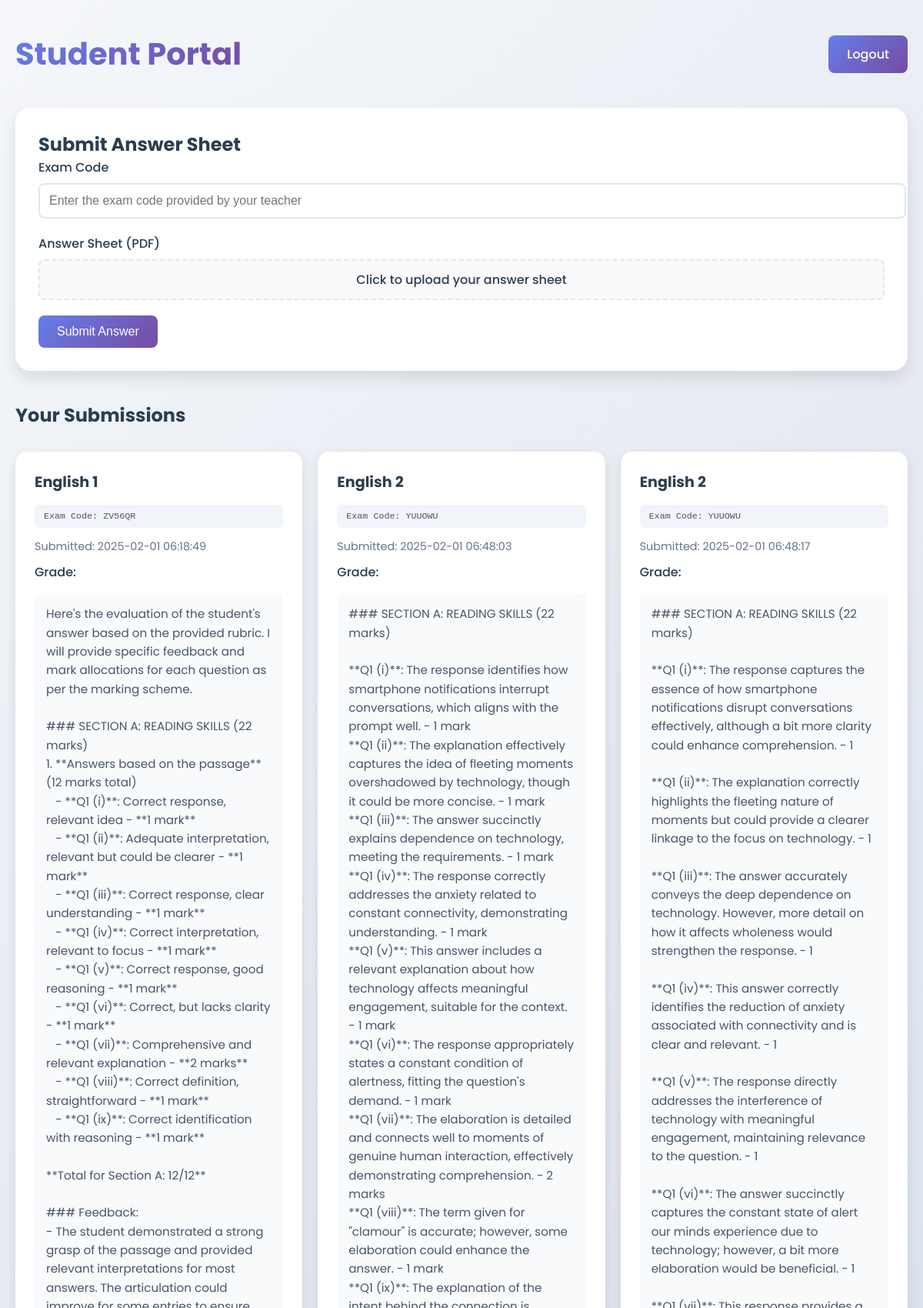
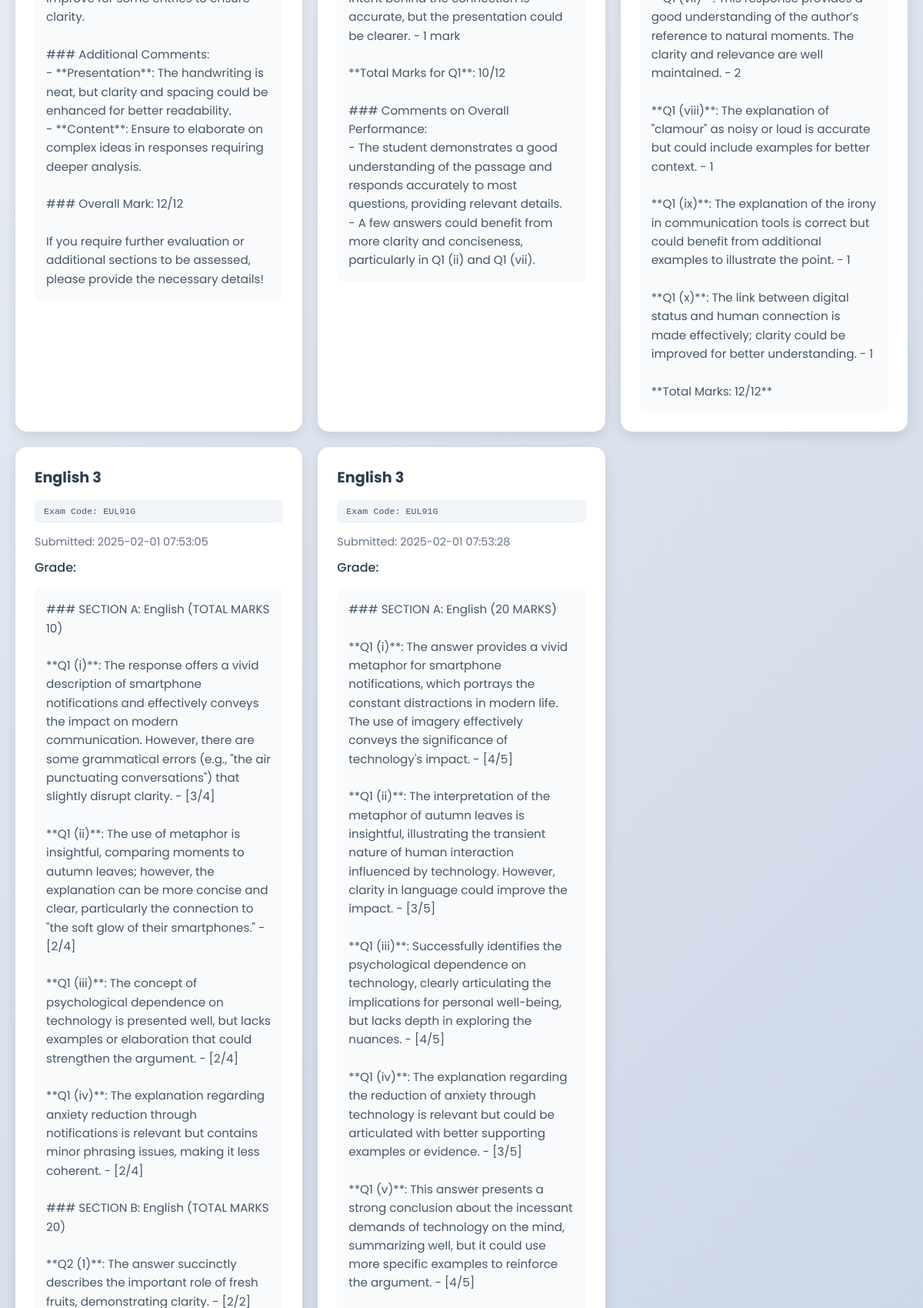
The page /student (signed in, upper part) on the database its author committed (2 pictures, top to bottom).
### models.py (models this page shows)
class Submission(db.Model):
    id = db.Column(db.Integer, primary_key=True)
    student_id = db.Column(db.Integer, db.ForeignKey('user.id'), nullable=False)
    exam_id = db.Column(db.Integer, db.ForeignKey('exam.id'), nullable=False)
    answer_sheet_url = db.Column(db.String(500), nullable=False)
    grade = db.Column(db.Text, nullable=True)
    submitted_at = db.Column(db.DateTime, server_default=db.func.now())

class Exam(db.Model):
    id = db.Column(db.Integer, primary_key=True)
    title = db.Column(db.String(100), nullable=False)
    teacher_id = db.Column(db.Integer, db.ForeignKey('user.id'), nullable=False)
    question_paper_url = db.Column(db.String(500), nullable=False)
    rubric_url = db.Column(db.String(500), nullable=False)
    exam_code = db.Column(db.String(10), unique=True, nullable=False)
    created_at = db.Column(db.DateTime, server_default=db.func.now())
    submissions = db.relationship('Submission', backref='exam', lazy=True)

### app.py (the view, shortened to what this page needs)
@app.route('/student', methods=['GET', 'POST'])
@login_required(role='student')
def student_page():
    submissions = Submission.query.filter_by(student_id=session['user_id']).all()
    return render_template('student.html', submissions=submissions)

### app.py (called while the page is built)
def login_required(role=None):
    def decorator(f):
        @wraps(f)
        def decorated_function(*args, **kwargs):
            if 'user_id' not in session:
                return redirect(url_for('login'))
            if role and session.get('role') != role:
                flash('Unauthorized access')
                return redirect(url_for('index'))
            return f(*args, **kwargs)
        return decorated_function
    return decorator

### templates/student.html (shortened to what this page needs)
<!DOCTYPE html>
<html>
<head>
</head>
<body>
    <div class="container">
        <div class="header">
            <h1>Student Portal</h1>
            <a href="{{ url_for('logout') }}" class="button">Logout</a>
        </div>
        <div class="form-container">
            <h2>Submit Answer Sheet</h2>
            <form method="POST" enctype="multipart/form-data">
                <div class="form-group">
                    <label for="exam_code">Exam Code</label>
                    <input type="text" id="exam_code" name="exam_code" required
                           placeholder="Enter the exam code provided by your teacher">
                </div>
                <div class="form-group">
                    <label for="answer_sheet">Answer Sheet (PDF)</label>
                    <div class="file-input-container">
                        <label class="file-input-label">
                            <span>Click to upload your answer sheet</span>
                        </label>
                    </div>
                </div>
                <button type="submit" class="button">Submit Answer</button>
            </form>
        </div>
        <h2>Your Submissions</h2>
        <div class="submission-list">
            {% for submission in submissions %}
                <div class="submission-item">
                    <h3>{{ submission.exam.title }}</h3>
                    <p class="exam-code">Exam Code: {{ submission.exam.exam_code }}</p>
                    <p class="submission-date">
                        Submitted: {{ submission.submitted_at.strftime('%Y-%m-%d %H:%M:%S') }}
                    </p>
                    <div class="grade-label">Grade:</div>
                    <div class="grade">{{ submission.grade }}</div>
                </div>
            {% endfor %}
        </div>
    </div>
</body>
</html>

### templates/student.html (style rules this page uses)
body { font-family: 'Poppins', sans-serif; margin: 0; padding: 0; min-height: 100vh; background: linear-gradient(135deg, #f5f7fa 0%, #c3cfe2 100%); }
.container { max-width: 1200px; margin: 0 auto; padding: 40px 20px; }
.header { display: flex; justify-content: space-between; align-items: center; margin-bottom: 40px; }
h1, h2 { color: #2c3e50; margin: 0; }
h1 { font-size: 2.5em; background: linear-gradient(135deg, #667eea 0%, #764ba2 100%); -webkit-background-clip: text; -webkit-text-fill-color: transparent; background-clip: text; }
.form-container { background: white; padding: 30px; border-radius: 20px; box-shadow: 0 10px 20px rgba(0,0,0,0.1); margin-bottom: 40px; animation: fadeIn 0.5s ease-out; }
.form-group { margin-bottom: 20px; }
label { display: block; margin-bottom: 8px; color: #2c3e50; font-weight: 500; }
input { width: 100%; padding: 12px; border: 2px solid #e1e8ed; border-radius: 8px; font-size: 16px; transition: border-color 0.3s ease; }
.button { padding: 12px 24px; background: linear-gradient(135deg, #667eea 0%, #764ba2 100%); color: white; border: none; border-radius: 8px; font-size: 16px; font-weight: 500; cursor: pointer; transition: all 0.3s ease; text-decoration: none; }
.submission-list { display: grid; grid-template-columns: repeat(auto-fill, minmax(300px, 1fr)); gap: 20px; margin-top: 30px; }
.submission-item { background: white; padding: 25px; border-radius: 15px; box-shadow: 0 5px 15px rgba(0,0,0,0.1); transition: transform 0.3s ease; }
.submission-item h3 { color: #2c3e50; margin-top: 0; margin-bottom: 15px; font-size: 1.2em; }
.grade { background: #f8fafc; padding: 15px; border-radius: 8px; margin-top: 15px; color: #475569; font-size: 0.95em; line-height: 1.6; white-space: pre-wrap; }
.file-input-container { position: relative; margin-bottom: 15px; }
.file-input-label { display: block; padding: 12px; background: #f8fafc; border: 2px dashed #e1e8ed; border-radius: 8px; text-align: center; cursor: pointer; transition: all 0.3s ease; }
.exam-code { background: #f1f5f9; padding: 8px 12px; border-radius: 6px; font-family: monospace; color: #475569; font-size: 0.9em; }
.submission-date { color: #64748b; font-size: 0.9em; margin-bottom: 10px; }
.grade-label { color: #2c3e50; font-weight: 500; margin-bottom: 8px; }

### rows shown on the page
Submission: exam "English 1", exam.exam_code "ZV56QR", submitted_at "2025-02-01 06:18:49", grade "Here's the evaluation of the student's answer based on the provided rubric. I will provide specific feedback and mark allocations for each question as per the marking scheme. ### SECTION A: READING SKILLS (22 marks) 1. **Answers based on the passage** (12 marks total) - **Q1 (i)**: Correct response, relevant idea - **1 mark** - **Q1 (ii)**: Adequate interpretation, relevant but could be clearer - **1 mark** - **Q1 (iii)**: Correct response, clear understanding - **1 mark** - **Q1 (iv)**: Correct interpretation, relevant to focus - **1 mark** - **Q1 (v)**: Correct response, good reasoning - **1 mark** - **Q1 (vi)**: Correct, but lacks clarity - **1 mark** - **Q1 (vii)**: Comprehensive and…"
Submission: exam "English 2", exam.exam_code "YUUOWU", submitted_at "2025-02-01 06:48:03", grade "### SECTION A: READING SKILLS (22 marks) **Q1 (i)**: The response identifies how smartphone notifications interrupt conversations, which aligns with the prompt well. - 1 mark **Q1 (ii)**: The explanation effectively captures the idea of fleeting moments overshadowed by technology, though it could be more concise. - 1 mark **Q1 (iii)**: The answer succinctly explains dependence on technology, meeting the requirements. - 1 mark **Q1 (iv)**: The response correctly addresses the anxiety related to constant connectivity, demonstrating understanding. - 1 mark **Q1 (v)**: This answer includes a relevant explanation about how technology affects meaningful engagement, suitable for the context. - 1…"
Submission: exam "English 2", exam.exam_code "YUUOWU", submitted_at "2025-02-01 06:48:17", grade "### SECTION A: READING SKILLS (22 marks) **Q1 (i)**: The response captures the essence of how smartphone notifications disrupt conversations effectively, although a bit more clarity could enhance comprehension. - 1 **Q1 (ii)**: The explanation correctly highlights the fleeting nature of moments but could provide a clearer linkage to the focus on technology. - 1 **Q1 (iii)**: The answer accurately conveys the deep dependence on technology. However, more detail on how it affects wholeness would strengthen the response. - 1 **Q1 (iv)**: This answer correctly identifies the reduction of anxiety associated with connectivity and is clear and relevant. - 1 **Q1 (v)**: The response directly…"
Submission: exam "English 3", exam.exam_code "EUL91G", submitted_at "2025-02-01 07:53:05"
Submission: exam "English 3", exam.exam_code "EUL91G", submitted_at "2025-02-01 07:53:28"
